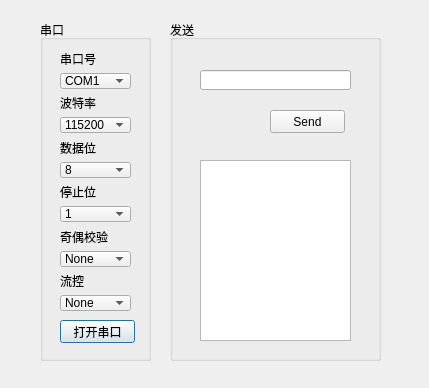
<?xml version="1.0" encoding="UTF-8"?>
<ui version="4.0">
 <class>settingDialog</class>
 <widget class="QDialog" name="settingDialog">
  <property name="geometry">
   <rect>
    <x>0</x>
    <y>0</y>
    <width>429</width>
    <height>388</height>
   </rect>
  </property>
  <property name="windowTitle">
   <string>Dialog</string>
  </property>
  <widget class="QGroupBox" name="portBox">
   <property name="geometry">
    <rect>
     <x>40</x>
     <y>20</y>
     <width>111</width>
     <height>341</height>
    </rect>
   </property>
   <property name="title">
    <string>串口</string>
   </property>
   <widget class="QWidget" name="layoutWidget">
    <property name="geometry">
     <rect>
      <x>20</x>
      <y>30</y>
      <width>71</width>
      <height>261</height>
     </rect>
    </property>
    <layout class="QVBoxLayout" name="verticalLayout">
     <item>
      <widget class="QLabel" name="label">
       <property name="text">
        <string>串口号</string>
       </property>
      </widget>
     </item>
     <item>
      <widget class="QComboBox" name="Port">
       <item>
        <property name="text">
         <string>COM1</string>
        </property>
       </item>
       <item>
        <property name="text">
         <string>COM2</string>
        </property>
       </item>
       <item>
        <property name="text">
         <string>COM3</string>
        </property>
       </item>
       <item>
        <property name="text">
         <string>COM4</string>
        </property>
       </item>
       <item>
        <property name="text">
         <string>COM5</string>
        </property>
       </item>
       <item>
        <property name="text">
         <string>COM6</string>
        </property>
       </item>
       <item>
        <property name="text">
         <string>COM7</string>
        </property>
       </item>
       <item>
        <property name="text">
         <string>COM8</string>
        </property>
       </item>
      </widget>
     </item>
     <item>
      <widget class="QLabel" name="label_2">
       <property name="text">
        <string>波特率</string>
       </property>
      </widget>
     </item>
     <item>
      <widget class="QComboBox" name="BaudRate">
       <item>
        <property name="text">
         <string>115200</string>
        </property>
       </item>
       <item>
        <property name="text">
         <string>9600</string>
        </property>
       </item>
      </widget>
     </item>
     <item>
      <widget class="QLabel" name="label_5">
       <property name="text">
        <string>数据位</string>
       </property>
      </widget>
     </item>
     <item>
      <widget class="QComboBox" name="DataBits">
       <item>
        <property name="text">
         <string>8</string>
        </property>
       </item>
       <item>
        <property name="text">
         <string>7</string>
        </property>
       </item>
      </widget>
     </item>
     <item>
      <widget class="QLabel" name="label_3">
       <property name="text">
        <string>停止位</string>
       </property>
      </widget>
     </item>
     <item>
      <widget class="QComboBox" name="stopBits">
       <item>
        <property name="text">
         <string>1</string>
        </property>
       </item>
       <item>
        <property name="text">
         <string>2</string>
        </property>
       </item>
      </widget>
     </item>
     <item>
      <widget class="QLabel" name="label_4">
       <property name="text">
        <string>奇偶校验</string>
       </property>
      </widget>
     </item>
     <item>
      <widget class="QComboBox" name="odd">
       <item>
        <property name="text">
         <string>None</string>
        </property>
       </item>
       <item>
        <property name="text">
         <string>Odd</string>
        </property>
       </item>
       <item>
        <property name="text">
         <string>Even</string>
        </property>
       </item>
      </widget>
     </item>
     <item>
      <widget class="QLabel" name="label_6">
       <property name="text">
        <string>流控</string>
       </property>
      </widget>
     </item>
     <item>
      <widget class="QComboBox" name="control">
       <item>
        <property name="text">
         <string>None</string>
        </property>
       </item>
       <item>
        <property name="text">
         <string>Apply</string>
        </property>
       </item>
      </widget>
     </item>
    </layout>
   </widget>
   <widget class="QPushButton" name="OpenButton">
    <property name="geometry">
     <rect>
      <x>20</x>
      <y>300</y>
      <width>75</width>
      <height>23</height>
     </rect>
    </property>
    <property name="text">
     <string>打开串口</string>
    </property>
   </widget>
  </widget>
  <widget class="QGroupBox" name="sendmassageBox">
   <property name="geometry">
    <rect>
     <x>170</x>
     <y>20</y>
     <width>211</width>
     <height>341</height>
    </rect>
   </property>
   <property name="title">
    <string>发送</string>
   </property>
   <widget class="QTextBrowser" name="textBrowser">
    <property name="geometry">
     <rect>
      <x>30</x>
      <y>140</y>
      <width>151</width>
      <height>181</height>
     </rect>
    </property>
   </widget>
   <widget class="QPushButton" name="sendButton">
    <property name="geometry">
     <rect>
      <x>100</x>
      <y>90</y>
      <width>75</width>
      <height>23</height>
     </rect>
    </property>
    <property name="text">
     <string>Send</string>
    </property>
   </widget>
   <widget class="QLineEdit" name="lineEdit">
    <property name="geometry">
     <rect>
      <x>30</x>
      <y>50</y>
      <width>151</width>
      <height>20</height>
     </rect>
    </property>
   </widget>
  </widget>
 </widget>
 <resources/>
 <connections/>
</ui>
